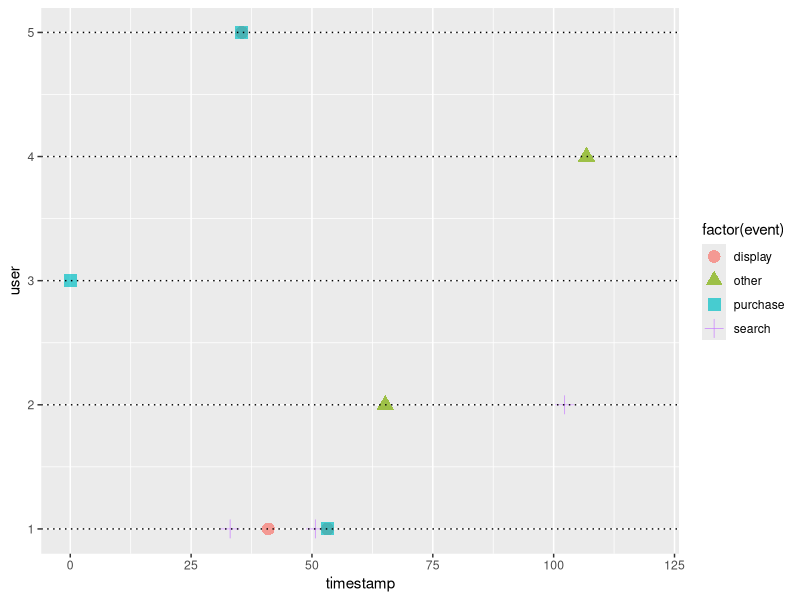

This figure's R source:
## ---- chunk 1
suppressMessages(library(MASS))
suppressMessages(library(dplyr))
suppressMessages(library(xtable))
suppressMessages(library(MCMCpack))
options(xtable.comment = FALSE)
suppressMessages(library(ggplot2))
knitr::opts_chunk$set(cache = T)
## ---- chunk 2
set.seed(1899)
ad_types <- c("search", "display", "other", "purchase")
K <- length(ad_types)
alpha_mean <- matrix(c(2.817, 0.0860, 0.5381, 0.6167,
                      0.1614, 1.7818, 0.2055, 0.0845,
                      0.4647, 0.1270, 8.0526, 0.8384), nrow = 3, ncol = 4)
row.names(alpha_mean) <- ad_types[1:3]
colnames(alpha_mean) <- ad_types

alpha_sd <- matrix(c(0.1765, 0.0214, 0.0562, 0.0633,
                      0.0496, 0.2314, 0.0572, 0.0347,
                      0.0654, 0.0367, 0.4117, 0.0867), nrow = 3, ncol = 4)

beta_mean <- c(34.0188, 46.8854, 51.5114)
beta_sd <- c(1.7426, 4.9370, 2.3241)
names(beta_mean) <- ad_types[1:3]

theta_mu_mean <- c(-5.3926, -6.1027, -5.8063, -9.7704) 
theta_mu_sd <- c(0.0166, 0.0212, 0.0221, 0.0762) 
names(theta_mu_mean) <- ad_types
names(theta_mu_sd) <- ad_types

Sigma_mu_mean <- matrix(c(0.4584, -0.1197, -0.4942, 0.2256,
                     -0.1197, 0.5934, -0.3380, -0.4157,
                     -0.4942, -0.3380, 1.0014, 0.0762,
                     0.2256, -0.4157, 0.0762, 2.3914), nrow = 4, ncol = 4)

Sigma_mu_sd <- matrix(c(0.0246, -0.0212, 0.0257, 0.1228,
                     0.0212, 0.0335, 0.0304, 0.1665,
                     0.0257, 0.0304, 0.0365, 0.2440,
                     0.1228, 0.1665, 0.2440, 0.2575), nrow = 4, ncol = 4)

row.names(Sigma_mu_mean) <- ad_types
colnames(Sigma_mu_mean) <- ad_types
  
n <- 12000
#inv_df <- n - 1
inv_df <- 7
psi_mean <- c(-0.5664, -0.7556, -0.6235, 0.2787)
psi_sd <- c(0.1228, 0.2348, 0.1229, 0.2160)
names(psi_mean) <- ad_types
names(psi_sd) <- ad_types


first_click_prob <- c(1199, 418, 811) %>% prop.table()
## ---- chunk 3
knitr::kable(alpha_mean, caption = "alpha", escape = F)
## ---- chunk 4
knitr::kable(beta_mean, caption = "beta", escape = F)
## ---- chunk 5
knitr::kable(theta_mu_mean, caption = "theta", escape = F)
## ---- chunk 6
knitr::kable(Sigma_mu_mean, caption = "Sigma", escape = F)
## ---- chunk 7
knitr::kable(psi_mean, caption = "psi", escape = F)
## ---- chunk 8
# calculate gamma and inv wishart params from means and SDs
gammaShRaFromMeanSD <- function( mean , sd ) {
  if ( mean <=0 ) stop("mean must be > 0")
  if ( sd <=0 ) stop("sd must be > 0")
  shape = mean^2/sd^2
  rate = mean/sd^2
  return( list( shape=shape , rate=rate ) )
}

invParamsWishartFromMeanPAndDF <- function(Sigma_mu_mean, df, dim){
  scale_matrix <- Sigma_mu_mean*df - Sigma_mu_mean*dim - Sigma_mu_mean
  return(list(scale_matrix=scale_matrix, df=df, dim=dim))
}

draw_params <- function() {
  alpha <- matrix(nrow = nrow(alpha_mean), ncol = ncol(alpha_mean))
  for(j in c(1:nrow(alpha_mean))) {
    for(k in c(1:ncol(alpha_mean))) {
      gam <- gammaShRaFromMeanSD(mean = alpha_mean[j,k], sd = alpha_sd[j,k])
      alpha[j,k] <- rgamma(n=1, shape = gam$shape, rate = gam$rate)
    }
  }
  
  beta <- numeric()
  for(j in c(1:length(beta_mean))) {
      gam <- gammaShRaFromMeanSD(mean = beta_mean[j], sd = beta_sd[j])
      beta[j] <- rgamma(n=1, shape = gam$shape, rate = gam$rate)
  }
  
  # assumption that all psi_ks are independet we can sample with the diagonal of sds, 
  # in appendix they calculate psi with the Identity matrix which assumes independence!
  psi <- mvrnorm(mu = psi_mean, 
                 Sigma = psi_sd^2 * diag(nrow = length(psi_sd)))
  theta_mu <- mvrnorm(mu = theta_mu_mean, 
                     Sigma = theta_mu_sd^2 * diag(nrow = length(theta_mu_sd)))
  
  inv_wishart_params <- invParamsWishartFromMeanPAndDF(Sigma_mu_mean = Sigma_mu_mean, 
                                                 df = inv_df, dim = length(ad_types))
  Sigma_mu <- riwish(v = inv_wishart_params$df, S = inv_wishart_params$scale_matrix)
  mu <- exp(mvrnorm(mu = theta_mu, Sigma = Sigma_mu))
  list(alpha = alpha, beta = beta, psi = psi, 
       theta_mu = theta_mu, Sigma_mu = Sigma_mu, mu = mu)
}
## ---- chunk 9
T <- 120
## ---- chunk 10
simulate_user_clickstream <- function(alpha, beta, psi, theta_mu, Sigma_mu, mu) {
  t = 0; n = 0; n_K = 0; m = c(alpha[j_0,] + mu) %>% sum; j = integer(); t_j = numeric()
  
  hist_intensity_decay <- function(a, b, events, current_time, event_times) {
    result <- numeric(K)
    names(result) <- ad_types
    if(length(events) == 0) return(result)
    
    for(k in 1:K){
      for(idx in 1:length(events)){
        j_l <- events[idx]
        if(j_l != K) { # do not consider purchases (K) here
          result[k] <- result[k] + 
            alpha[j_l, k] * exp(-1 * beta[j_l] * (t - event_times[idx]))
        }
      }
    }
    return(result)
  }

  repeat {
    s <- rexp(n = 1, rate = m)
    t <- t + s
    if(!is.nan(t) && t < T){
      lambda <- mu * exp(psi*n_K) + alpha[j_0, ] * exp(-1 * beta[j_0] * t)
      lambda <- lambda + hist_intensity_decay(alpha, beta, j, t, t_j)
      U <- runif(n = 1)
      if(is.na(m) || is.na(U)  || NA %in% lambda || is.infinite(m) || Inf %in% lambda) {
        print(paste("Value is NA ", c(m, U, lambda)))
      } 
      if(U <= sum(lambda) / m){
        n <- n + 1
        t_j[n] <- t
        j[n] <- which(rmultinom(n = 1, size = 1, 
                                prob = lambda/sum(lambda))[,1] %in% c(1)) 
        if(j[n] == K) { # if purchase
          n_K <- n_K + 1
          m <- sum(lambda - mu * exp(psi * (n_K -1)) + mu * exp(psi * n_K))
        } else {
          m <- sum(lambda + alpha[j[n], ])
        }
      } else {
        m <- sum(lambda)
      }
    }
    # in some cases n_K becomes greater then a few thousand. 
    # hence, m tends so go to Inf as s becomes 0.
    # this breaks the code and so we break at a certain purchase count.
    if(t > T || n_K >= 10) return(list(timestamp = t_j, event = ad_types[j]))
  }
}

## ---- chunk 11
j_0 <- sample(length(ad_types) - 1, size = 1, prob = first_click_prob)
params <- draw_params()
data <- do.call(simulate_user_clickstream, params)
## ---- chunk 12
xtable(data.frame(time = data$timestamp, event = data$event), caption = "Simulated click stream")
## ---- chunk 13
sim_cnt <- 5
## ---- chunk 14
sim_data <- function(count) {
  users <- data.frame()
  for(i in 1:count) {
    j_0 <- sample(length(ad_types) - 1, size = 1, prob = first_click_prob)
    params <- draw_params()
    data <- do.call(simulate_user_clickstream, params)
    users <- users %>% 
      rbind(data_frame(user = rep.int(i, length(data$event)), 
                       event = data$event, 
                       timestamp=data$timestamp))
  }
  users
}
## ---- chunk 15
users <- sim_data(sim_cnt)
ggplot(users, aes(x = timestamp, y = user, 
                  label = event, color = factor(event), 
                  shape = factor(event),
                  xmax = T)) +
  geom_point(size = 4, alpha = .7) +
  geom_hline(aes(yintercept = user), lty="dotted") + 
  xlim(0, T) + 
  ylim(1, sim_cnt)
## ---- chunk 16
data <- sim_data(n)
## ---- chunk 17
data %>% 
  filter(event != 'purchase') %>%
  group_by(event) %>% 
  summarise(n = n()) %>%
  mutate(ratio = n / sum(n)) 
## ---- chunk 18
data %>%
  mutate(event_short = recode(event, 'purchase' = 'P', 'other' = 'O', 
                              'search' = 'S', 'display' = 'D')) %>%
  group_by(user) %>%
  summarise(stream = paste(event_short, collapse = "")) %>%
  mutate(stream = stream %>% gsub(x = ., "(P).*","\\1")) %>%
  filter(stream %>% nchar() > 2, stream %>% endsWith('P')) %>% 
  group_by(stream) %>%
  summarise(n = n()) %>%
  arrange(desc(n)) %>%
  head(n=20) %>%
  knitr::kable(caption = "Most frequent click combinations ending with a purchase")
